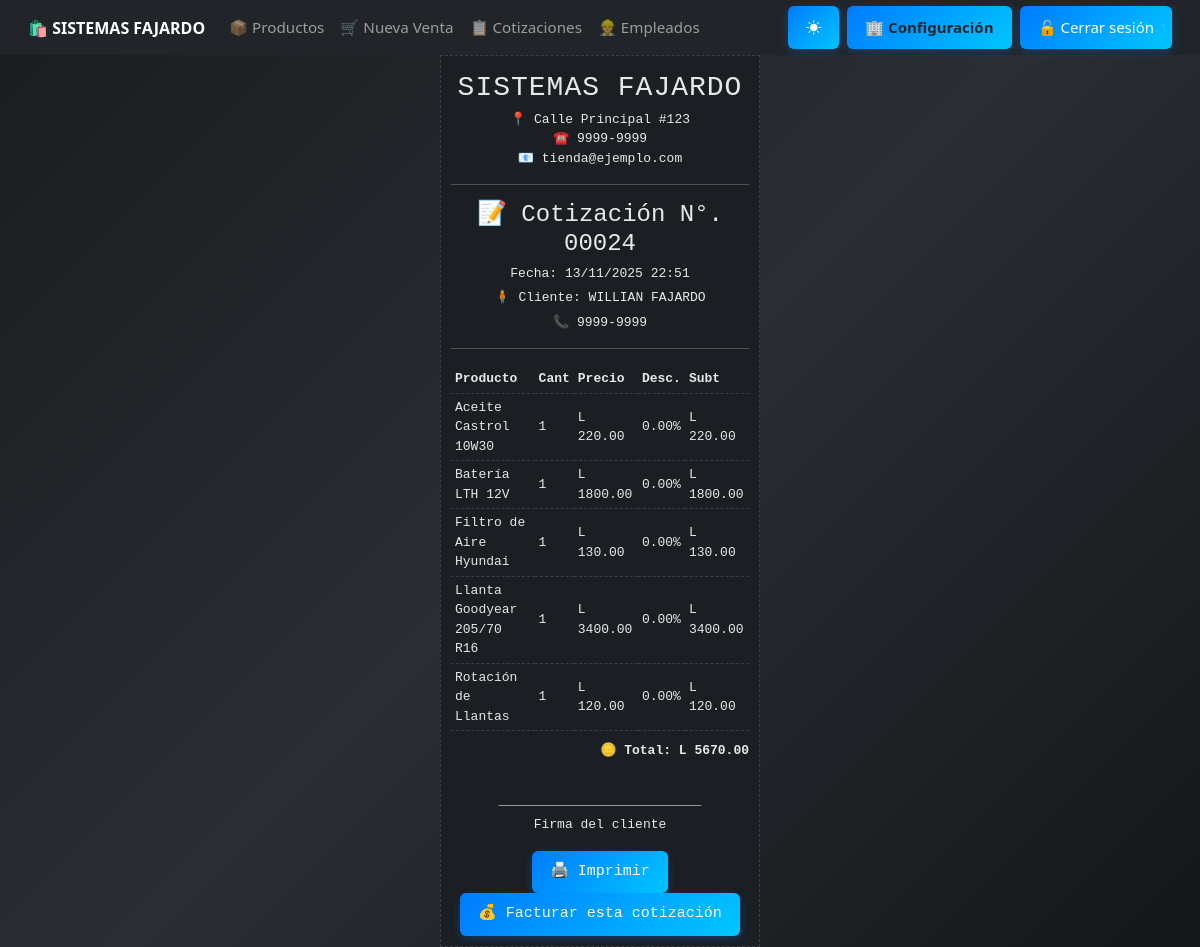
/cotizaciones/24/ (signed in), run on an earlier commit of the app's database.
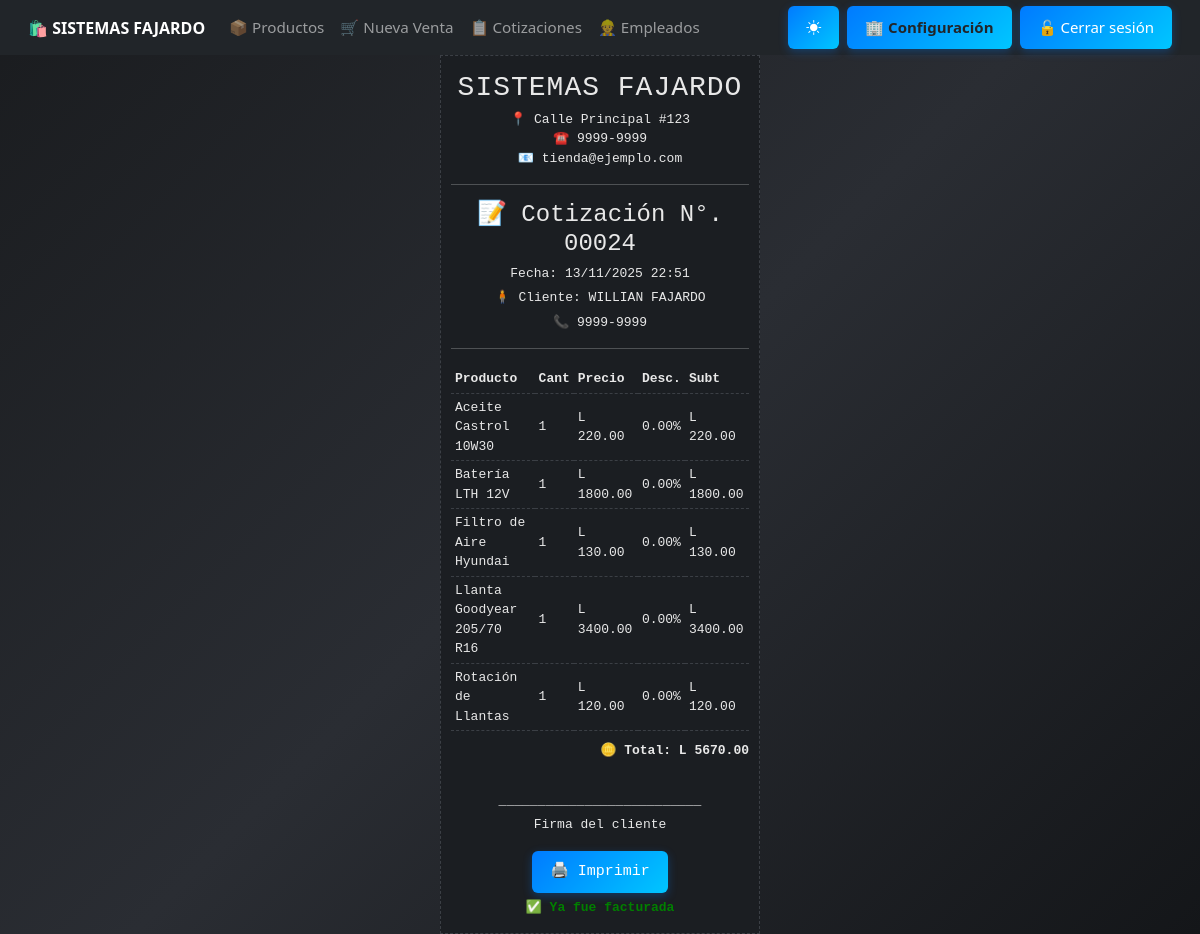
And on a later commit of the database.
### core/views.py (the view)
# urls.py: path('cotizaciones/<int:cotizacion_id>/', views.detalle_cotizacion, name='detalle_cotizacion'),
@login_required
@permission_required('core.add_cotizacion', raise_exception=True)
def detalle_cotizacion(request, cotizacion_id):
    cotizacion = get_object_or_404(Cotizacion, pk=cotizacion_id)
    return render(request, 'cotizaciones/detalle_cotizacion.html', {
        'cotizacion': cotizacion
    })

### core/context_processors.py (called while the page is built)
def empresa_context(request):
    try:
        empresa = EmpresaConfig.objects.get(pk=1)
    except EmpresaConfig.DoesNotExist:
        empresa = None
    return {
        'empresa': empresa
    }

### core/templates/cotizaciones/detalle_cotizacion.html (shortened to what this page needs)
{% extends 'base.html' %}
{% block content %}
<div class="recibo">
  <h3>SISTEMAS FAJARDO</h3>
  <p>📍 Calle Principal #123<br>☎️ 9999-9999<br>📧 tienda@ejemplo.com</p>
  <hr>
  <div class="datos-cotizacion">
    <h4>📝 Cotización N°. {{ cotizacion.id|stringformat:"05d" }}</h4>
    <p>Fecha: {{ cotizacion.fecha|date:"d/m/Y H:i" }}</p>
  </div>
  {% if cotizacion.cliente %}
    <p>🧍 Cliente: {{ cotizacion.cliente.nombre }}</p>
    {% if cotizacion.cliente.telefono %}<p>📞 {{ cotizacion.cliente.telefono }}</p>{% endif %}
    <hr>
  {% endif %}
  <table>
    <thead>
      <tr>
        <th>Producto</th>
        <th>Cant</th>
        <th>Precio</th>
        <th>Desc.</th>
        <th>Subt</th>
      </tr>
    </thead>
    <tbody>
      {% for item in cotizacion.detalles.all %}
        <tr>
          <td>{{ item.producto.nombre }}</td>
          <td>{{ item.cantidad }}</td>
          <td>L {{ item.precio_unitario }}</td>
          <td>{{ item.descuento }}%</td>
          <td>L {{ item.subtotal }}</td>
        </tr>
      {% endfor %}
    </tbody>
  </table>
  <p class="total">🪙 Total: L {{ cotizacion.total }}</p>
  <div class="firma">
    <p>__________________________</p>
    <p>Firma del cliente</p>
  </div>
  <div class="text-center mt-3">
    <button onclick="window.print()" class="btn btn-sm btn-primary btn-imprimir">
      🖨️ Imprimir
    </button>
    {% if cotizacion.estado == "pendiente" %}
      <a href="{% url 'facturar_cotizacion' cotizacion.id %}" class="btn btn-sm btn-success btn-facturar">
        💰 Facturar esta cotización
      </a>
    {% else %}
      <p style="color: green; font-weight: bold;">✅ Ya fue facturada</p>
    {% endif %}
  </div>
</div>
{% endblock %}

What changed in the data, as far as the page shows it:
changed Cotizacion "WILLIAN FAJARDO": estado "pendiente" → "facturada" (drawn)
Also different on the page:
text no longer shown: "💰 Facturar esta cotización"
text now shown: "✅ Ya fue facturada"
